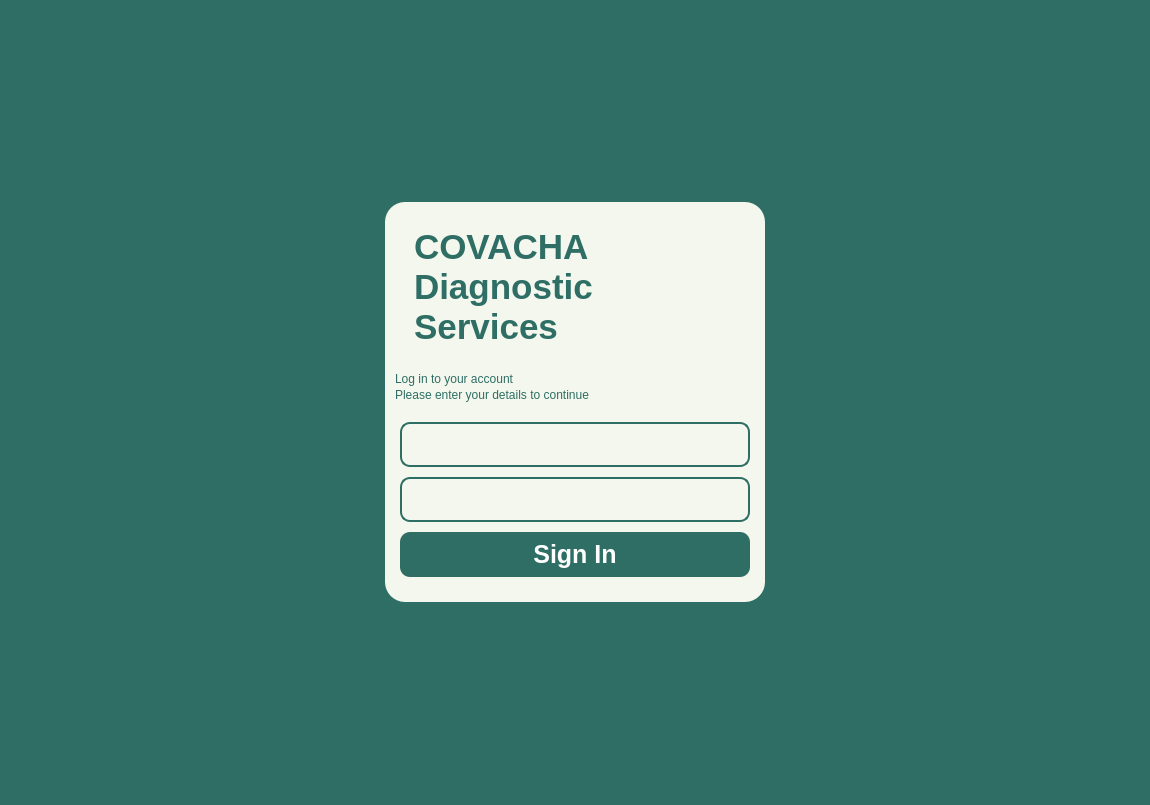
<?xml version="1.0" encoding="UTF-8"?>
<ui version="4.0">
 <class>MainWindow</class>
 <widget class="QMainWindow" name="MainWindow">
  <property name="geometry">
   <rect>
    <x>0</x>
    <y>0</y>
    <width>1150</width>
    <height>805</height>
   </rect>
  </property>
  <property name="sizePolicy">
   <sizepolicy hsizetype="Expanding" vsizetype="Expanding">
    <horstretch>0</horstretch>
    <verstretch>0</verstretch>
   </sizepolicy>
  </property>
  <property name="baseSize">
   <size>
    <width>1150</width>
    <height>805</height>
   </size>
  </property>
  <property name="windowTitle">
   <string>MainWindow</string>
  </property>
  <property name="styleSheet">
   <string notr="true">*{
	padding: 0px;
	margin: 0px;
	border: 0px;
}
#LogInPanel {
	background-color: #2E6E65;
}
#Login{
	background-color: #F4F7ED;
	border-radius: 20px;
}
#SystemTitle{
	font: 900 10pt &quot;Satoshi Black&quot;;
	font-size: 35px;
	font-weight: bold;
	color: #2E6E65;
	padding: 0px 10px;
	qproperty-alignment: 'AlignCenter';
    qproperty-wordWrap: true;
}
QPushButton {
	font: 900 10pt &quot;Satoshi Black&quot;;
	border-radius: 20px;
	font-weight: bold;
	font-size: 25px;
	color: #F4F7ED;
	padding: 5px 5px;
}
QPushButton:hover {
	background-color: #4C9F8C;
}
QLineEdit {
	border: 2px solid #2E6E65;
	border-radius: 10px;
	text-align: center;
	font-size: 20px;
	background-color: #F4F7ED;
	padding: 2px 2px;
}
#ForgotPassword {
	color: #2E6E65;
	font: 300 10pt &quot;Lexend Light&quot;;
}
</string>
  </property>
  <widget class="QWidget" name="LogInPanel">
   <property name="sizePolicy">
    <sizepolicy hsizetype="Expanding" vsizetype="Expanding">
     <horstretch>0</horstretch>
     <verstretch>0</verstretch>
    </sizepolicy>
   </property>
   <property name="minimumSize">
    <size>
     <width>0</width>
     <height>0</height>
    </size>
   </property>
   <property name="maximumSize">
    <size>
     <width>16777215</width>
     <height>16777215</height>
    </size>
   </property>
   <property name="baseSize">
    <size>
     <width>0</width>
     <height>0</height>
    </size>
   </property>
   <layout class="QVBoxLayout" name="verticalLayout">
    <item alignment="Qt::AlignHCenter|Qt::AlignVCenter">
     <widget class="QWidget" name="Login" native="true">
      <property name="sizePolicy">
       <sizepolicy hsizetype="Fixed" vsizetype="Fixed">
        <horstretch>0</horstretch>
        <verstretch>0</verstretch>
       </sizepolicy>
      </property>
      <property name="minimumSize">
       <size>
        <width>0</width>
        <height>0</height>
       </size>
      </property>
      <property name="maximumSize">
       <size>
        <width>380</width>
        <height>600</height>
       </size>
      </property>
      <layout class="QVBoxLayout" name="verticalLayout_4">
       <property name="spacing">
        <number>15</number>
       </property>
       <property name="leftMargin">
        <number>10</number>
       </property>
       <property name="topMargin">
        <number>25</number>
       </property>
       <property name="rightMargin">
        <number>10</number>
       </property>
       <property name="bottomMargin">
        <number>25</number>
       </property>
       <item alignment="Qt::AlignTop">
        <widget class="QLabel" name="SystemTitle">
         <property name="enabled">
          <bool>false</bool>
         </property>
         <property name="maximumSize">
          <size>
           <width>16777215</width>
           <height>16777215</height>
          </size>
         </property>
         <property name="styleSheet">
          <string notr="true"/>
         </property>
         <property name="text">
          <string>COVACHA Diagnostic Services</string>
         </property>
         <property name="wordWrap">
          <bool>true</bool>
         </property>
        </widget>
       </item>
       <item alignment="Qt::AlignTop">
        <widget class="QWidget" name="widget" native="true">
         <layout class="QVBoxLayout" name="verticalLayout_2">
          <property name="spacing">
           <number>2</number>
          </property>
          <property name="leftMargin">
           <number>0</number>
          </property>
          <property name="topMargin">
           <number>10</number>
          </property>
          <property name="rightMargin">
           <number>0</number>
          </property>
          <property name="bottomMargin">
           <number>0</number>
          </property>
          <item>
           <widget class="QLabel" name="Description1">
            <property name="sizePolicy">
             <sizepolicy hsizetype="Expanding" vsizetype="Preferred">
              <horstretch>0</horstretch>
              <verstretch>0</verstretch>
             </sizepolicy>
            </property>
            <property name="styleSheet">
             <string notr="true">QLabel {
	font: 900 14pt &quot;Satoshi&quot;;
	color:  #2E6E65;
	background: transparent;
	qproperty-alignment: 'AlignCenter';
}</string>
            </property>
            <property name="text">
             <string>Log in to your account</string>
            </property>
           </widget>
          </item>
          <item>
           <widget class="QLabel" name="Description2">
            <property name="styleSheet">
             <string notr="true">QLabel {
	font: 500 11pt &quot;Satoshi&quot;;
	color:  #2E6E65;
	background: transparent;
	qproperty-alignment: 'AlignCenter';
}</string>
            </property>
            <property name="text">
             <string>Please enter your details to continue</string>
            </property>
           </widget>
          </item>
         </layout>
        </widget>
       </item>
       <item>
        <widget class="QWidget" name="widget_2" native="true">
         <property name="sizePolicy">
          <sizepolicy hsizetype="Preferred" vsizetype="Preferred">
           <horstretch>0</horstretch>
           <verstretch>0</verstretch>
          </sizepolicy>
         </property>
         <layout class="QVBoxLayout" name="verticalLayout_3">
          <property name="spacing">
           <number>10</number>
          </property>
          <property name="leftMargin">
           <number>5</number>
          </property>
          <property name="topMargin">
           <number>5</number>
          </property>
          <property name="rightMargin">
           <number>5</number>
          </property>
          <property name="bottomMargin">
           <number>0</number>
          </property>
          <item>
           <widget class="QLineEdit" name="UserIDInput">
            <property name="sizePolicy">
             <sizepolicy hsizetype="Expanding" vsizetype="Preferred">
              <horstretch>0</horstretch>
              <verstretch>0</verstretch>
             </sizepolicy>
            </property>
            <property name="minimumSize">
             <size>
              <width>0</width>
              <height>45</height>
             </size>
            </property>
            <property name="maximumSize">
             <size>
              <width>16777215</width>
              <height>45</height>
             </size>
            </property>
            <property name="styleSheet">
             <string notr="true"/>
            </property>
            <property name="text">
             <string/>
            </property>
            <property name="html" stdset="0">
             <string>&lt;!DOCTYPE HTML PUBLIC &quot;-//W3C//DTD HTML 4.0//EN&quot; &quot;http://www.w3.org/TR/REC-html40/strict.dtd&quot;&gt;
&lt;html&gt;&lt;head&gt;&lt;meta name=&quot;qrichtext&quot; content=&quot;1&quot; /&gt;&lt;meta charset=&quot;utf-8&quot; /&gt;&lt;style type=&quot;text/css&quot;&gt;
p, li { white-space: pre-wrap; }
hr { height: 1px; border-width: 0; }
li.unchecked::marker { content: &quot;\2610&quot;; }
li.checked::marker { content: &quot;\2612&quot;; }
&lt;/style&gt;&lt;/head&gt;&lt;body style=&quot; font-family:'Segoe UI'; font-size:20px; font-weight:400; font-style:normal;&quot;&gt;
&lt;p style=&quot; margin-top:0px; margin-bottom:0px; margin-left:0px; margin-right:0px; -qt-block-indent:0; text-indent:0px;&quot;&gt;&lt;span style=&quot; font-family:'Lexend'; font-size:16pt; color:#2b3752;&quot;&gt;User ID&lt;/span&gt;&lt;/p&gt;&lt;/body&gt;&lt;/html&gt;</string>
            </property>
           </widget>
          </item>
          <item>
           <widget class="QLineEdit" name="PasswordInput">
            <property name="sizePolicy">
             <sizepolicy hsizetype="Expanding" vsizetype="Preferred">
              <horstretch>0</horstretch>
              <verstretch>0</verstretch>
             </sizepolicy>
            </property>
            <property name="minimumSize">
             <size>
              <width>0</width>
              <height>45</height>
             </size>
            </property>
            <property name="maximumSize">
             <size>
              <width>16777215</width>
              <height>45</height>
             </size>
            </property>
            <property name="styleSheet">
             <string notr="true"/>
            </property>
            <property name="text">
             <string/>
            </property>
            <property name="html" stdset="0">
             <string>&lt;!DOCTYPE HTML PUBLIC &quot;-//W3C//DTD HTML 4.0//EN&quot; &quot;http://www.w3.org/TR/REC-html40/strict.dtd&quot;&gt;
&lt;html&gt;&lt;head&gt;&lt;meta name=&quot;qrichtext&quot; content=&quot;1&quot; /&gt;&lt;meta charset=&quot;utf-8&quot; /&gt;&lt;style type=&quot;text/css&quot;&gt;
p, li { white-space: pre-wrap; }
hr { height: 1px; border-width: 0; }
li.unchecked::marker { content: &quot;\2610&quot;; }
li.checked::marker { content: &quot;\2612&quot;; }
&lt;/style&gt;&lt;/head&gt;&lt;body style=&quot; font-family:'Segoe UI'; font-size:20px; font-weight:400; font-style:normal;&quot;&gt;
&lt;p style=&quot; margin-top:0px; margin-bottom:0px; margin-left:0px; margin-right:0px; -qt-block-indent:0; text-indent:0px;&quot;&gt;&lt;span style=&quot; font-family:'Lexend'; font-size:16pt; color:#2b3752;&quot;&gt;Password&lt;/span&gt;&lt;/p&gt;&lt;/body&gt;&lt;/html&gt;</string>
            </property>
           </widget>
          </item>
          <item>
           <widget class="QPushButton" name="SignInButton">
            <property name="sizePolicy">
             <sizepolicy hsizetype="Expanding" vsizetype="Preferred">
              <horstretch>0</horstretch>
              <verstretch>0</verstretch>
             </sizepolicy>
            </property>
            <property name="minimumSize">
             <size>
              <width>0</width>
              <height>45</height>
             </size>
            </property>
            <property name="maximumSize">
             <size>
              <width>16777215</width>
              <height>45</height>
             </size>
            </property>
            <property name="styleSheet">
             <string notr="true">QPushButton {
	background-color: #2E6E65;
	font-size: 25px;
	color: white;
	border-radius: 10px;
	font-weight: bold;
	padding: 5px;
}</string>
            </property>
            <property name="text">
             <string>Sign In</string>
            </property>
           </widget>
          </item>
         </layout>
        </widget>
       </item>
      </layout>
     </widget>
    </item>
   </layout>
  </widget>
 </widget>
 <resources/>
 <connections/>
</ui>
